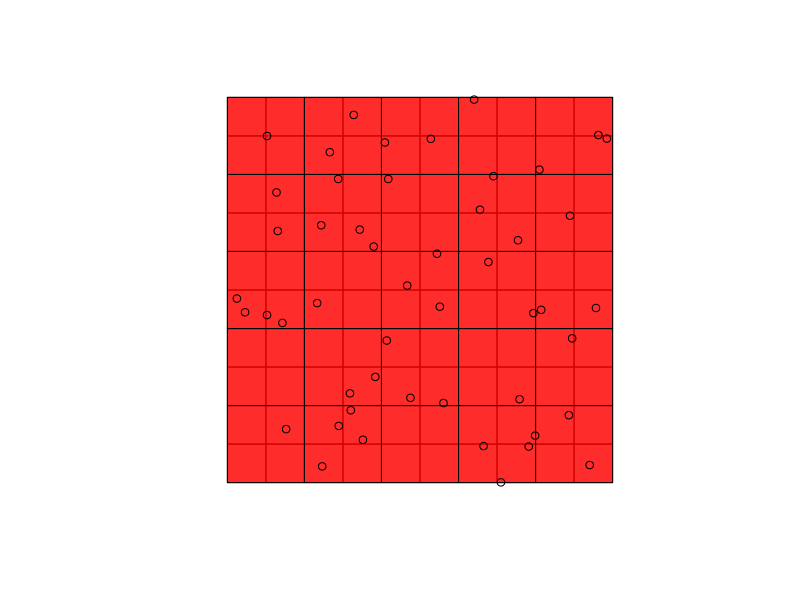
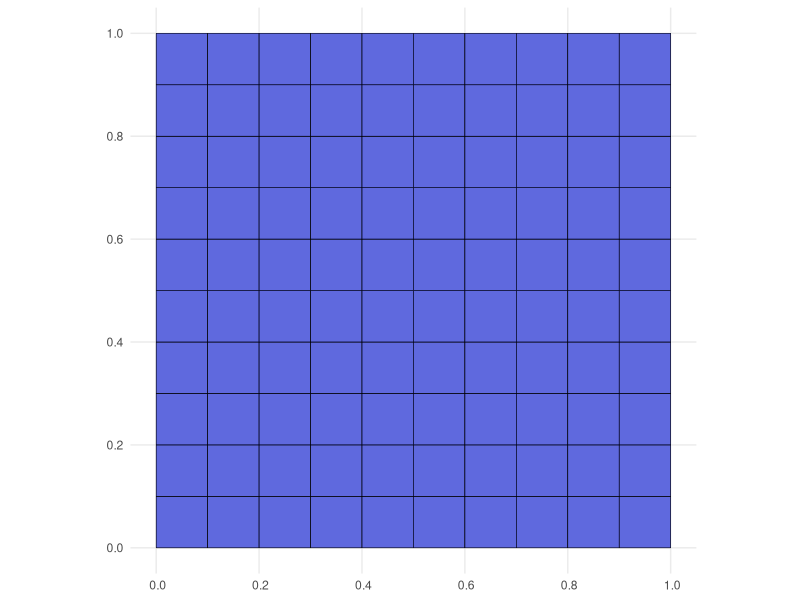
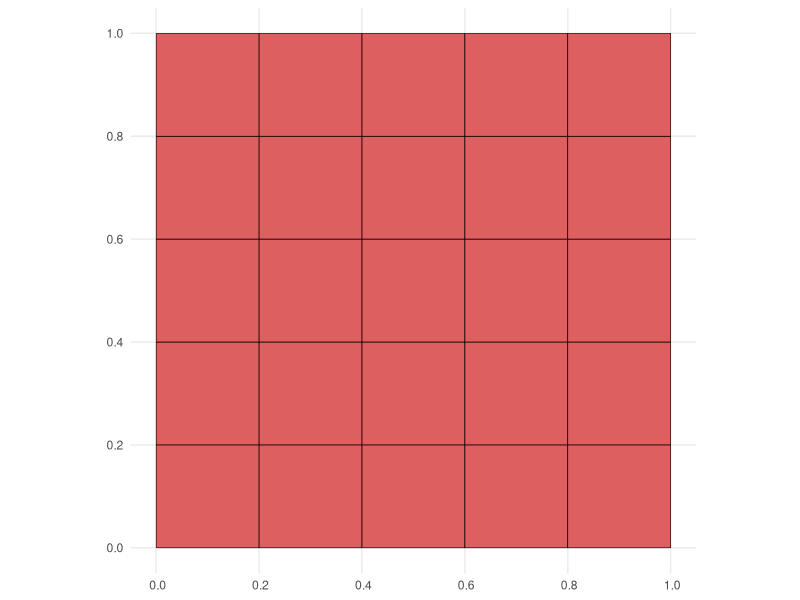
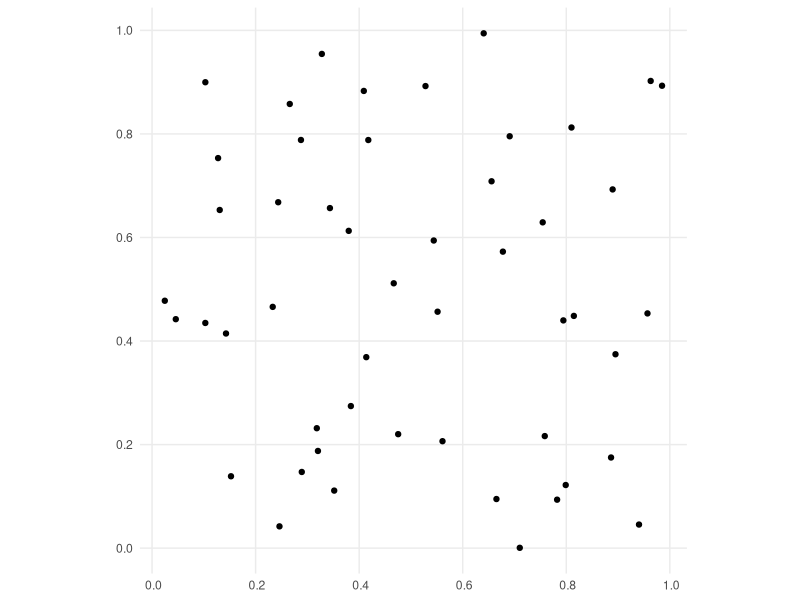
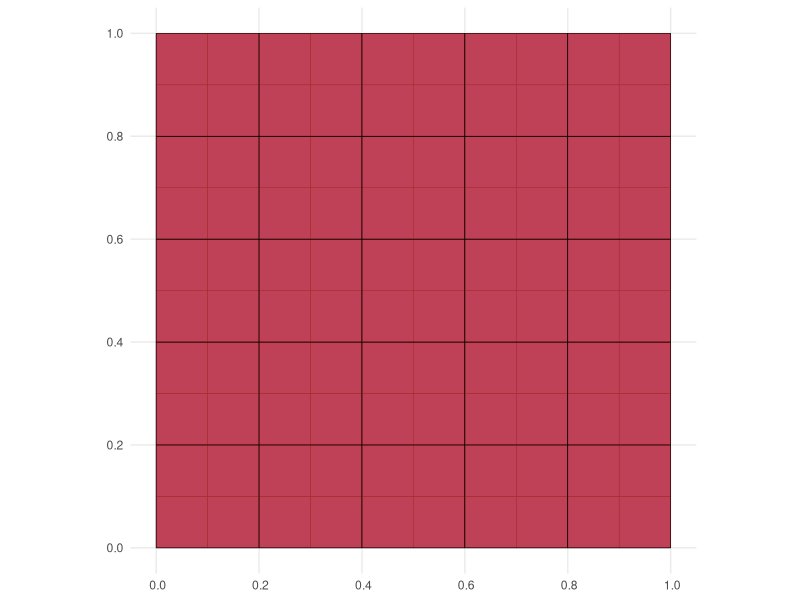
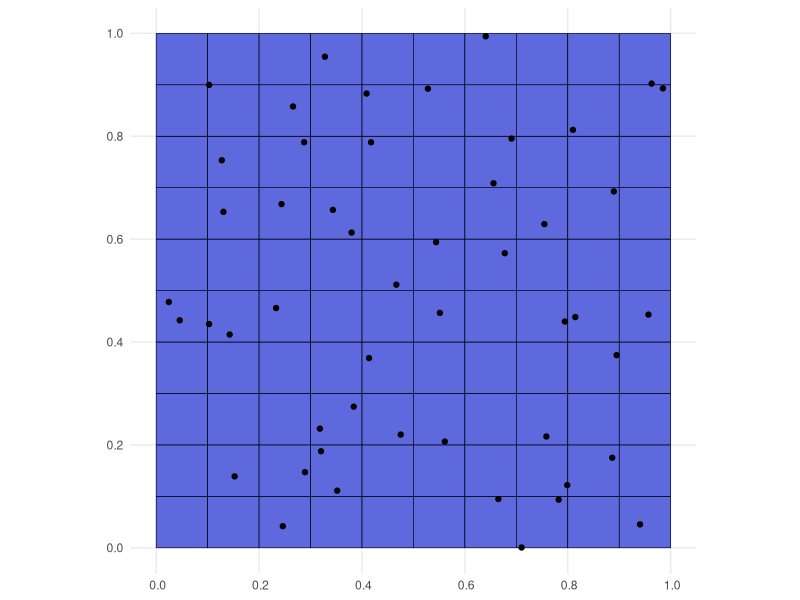
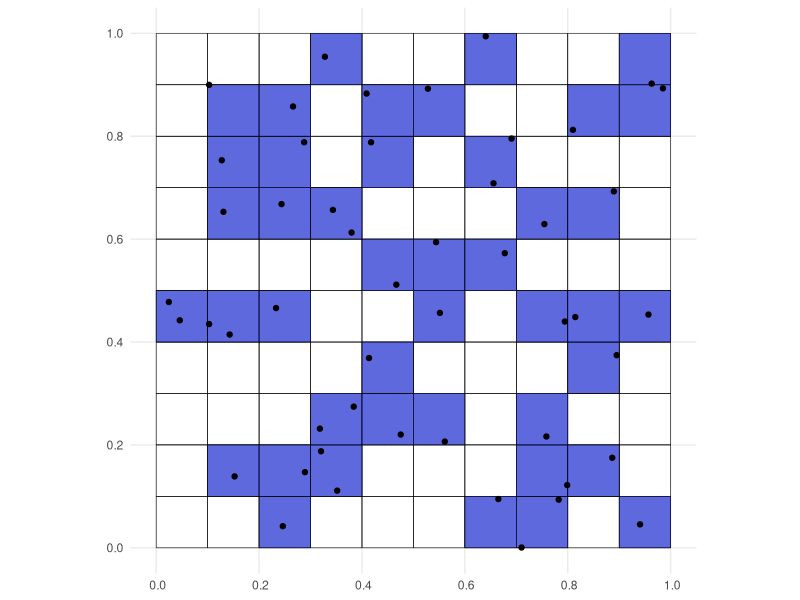
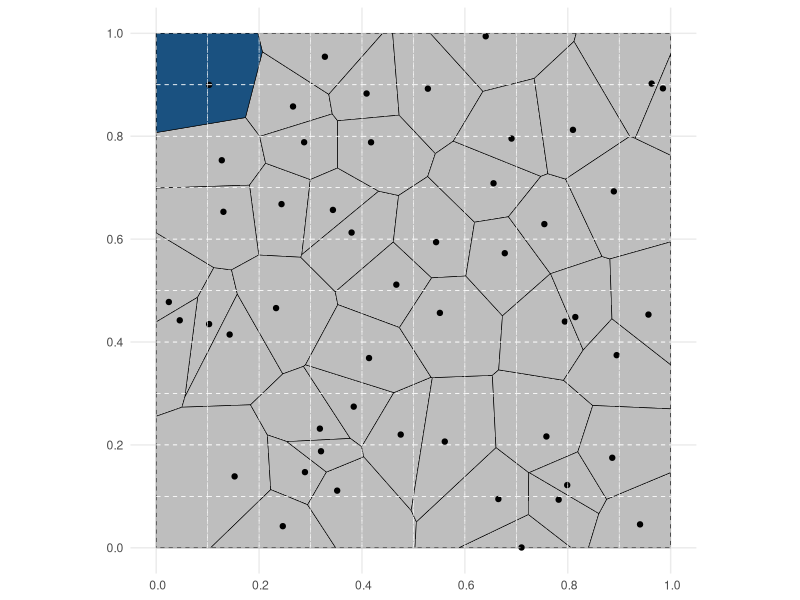

Reproduce these figures in R, in order. (Note: this script raises an error after producing the figures.)
library(sf)
library(ggplot2)

set.seed(123)

#---- Generate polys set 1 ----

polys <- vector(mode = 'list', length = 100)

polys[[1]] <- st_polygon(list(rbind(c(0, 0), c(.1, 0), 
                                    c(.1, .1), c(0, .1), 
                                    c(0, 0))))

for(i in seq_along(polys)[-1]) {
  if(i <= 10) {
    polys[[i]] <- polys[[i - 1]] + c(.1, 0)
  } else {
    polys[[i]] <- polys[[i - 10]] + c(0, .1)
  }
}

x <- st_sfc(polys)
plot(x)

#----- Generate polys set 2 ----

polys2 <- vector(mode = 'list', length = 25)

polys2[[1]] <- st_polygon(list(rbind(c(0, 0), c(.2, 0), 
                                     c(.2, .2), c(0, .2), 
                                     c(0, 0))))

for(i in seq_along(polys2)[-1]) {
  if(i <= 5) {
    polys2[[i]] <- polys2[[i - 1]] + c(.2, 0)
  } else {
    polys2[[i]] <- polys2[[i - 5]] + c(0, .2)
  }
}

x2 <- st_sfc(polys2)
plot(x2, add = T, col = '#ff0000d3')

#---- Generate points set ----

n <- 50

points <- vector(mode = 'list', length = n)

for(i in seq_len(n)) {
  points[[i]] <- st_point(x = c(runif(1), runif(1)))
}

points <- st_sfc(points)
plot(points, add = T)

x <- st_sf(data.frame(geom = x))
x2 <- st_sf(data.frame(geom = x2))
points <- st_sf(data.frame(geom = points))

#---- plots ----

(sq1 <- ggplot(data = x) +
   geom_sf(color = 'black', fill = '#3844D5', 
           alpha = .8, size = .2) +
   theme_minimal()) 

(sq2 <- ggplot(data = x2) +
    geom_sf(color = 'black', fill = '#D53838', 
            alpha = .8, size = .2) +
    theme_minimal()) 

(pts1 <- ggplot(data = points) +
    geom_sf(color = 'black') +
    theme_minimal())

(sq12 <- ggplot() +
    geom_sf(data = x, color = 'black', 
            fill = '#3844D5', alpha = .8,
            size = .2) +
    geom_sf(data = x2, color = 'black', 
            fill = '#D53838', alpha = .8,
            size = .2) +
    theme_minimal())

(sq1pt <- ggplot() +
    geom_sf(data = x, color = 'black', 
            fill = '#3844D5', alpha = .8,
            size = .2) +
    geom_sf(data = points, color = 'black', 
            fill = 'black') +
    theme_minimal())

x1_2 <- x[st_intersects(x, points, sparse = F) %>% apply(1, any),]

(ptsq1 <- ggplot() +
    geom_sf(data = x, color = 'black', 
            fill = 'transparent', size = .2) +
    geom_sf(data = x1_2, color = 'black', 
            fill = '#3844D5', alpha = .8,
            size = .2) +
    geom_sf(data = points, color = 'black', 
            fill = 'black') +
    theme_minimal())

# vor

vor <- points$geometry %>% 
  st_union() %>% 
  st_voronoi() %>% 
  st_cast() %>% 
  {st_sf(data.frame(geom = .))} %>% 
  st_crop(., st_bbox(x))

###

x$`Proportion of Area Covered` <- NA

for(i in seq_along(x$geometry)) {
  aux <- st_intersection(x = x$geometry[i], y = vor$geometry[1])
  x$`Proportion of Area Covered`[i] <- ifelse(length(aux) == 0, 0, {st_area(aux)/st_area(vor$geometry)})  
}

x$id <- 1:nrow(x)

x3 <- x %>% dplyr::filter(`Proportion of Area Covered` > 0)
data_list <- split(x3, x3$id)

# labs(title = 'Year: {frame_time}', x = 'GDP per capita', y = 'life expectancy') +

ggplot(data = x) +
  geom_sf(data = vor, fill = 'gray', size = .2, col = 'black') +
  geom_sf(data = vor$geometry[1], fill = '#1A5180',
          size = .2, col = 'black') +
  geom_sf(data = points) +
  geom_sf(fill = 'transparent', col = 'white', linetype = 2) +
  theme_minimal()

img <- magick::image_graph(500, 500, res = 60)
# out <- parallel::mclapply(data_list, function(x) {
out <- lapply(data_list, function(y) {
  
  p <- ggplot(data = x) +
    geom_sf(data = vor, fill = 'gray', size = .2, col = 'black') +
    geom_sf(fill = 'transparent', col = 'white', linetype = 2,
            size = .2) +
    geom_sf(data = vor$geometry[1], fill = '#1A5180',
            size = .2, col = 'black') +
    geom_sf(data = y, fill = '#FFDD34', alpha = .3, color = 'transparent') +
    geom_sf(data = points) +
    theme_minimal() +
    ggtitle(label = paste('Proportion of Cell Covered:', 
                          round(y$`Proportion of Area Covered`, 4)))
  
  print(p)
})

dev.off()

animation <- magick::image_animate(img, fps = 1)
print(animation)
magick::image_write(animation, path = 'img/poly_inter.gif')
